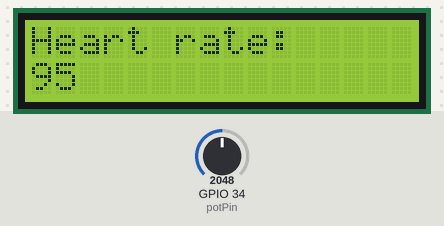
A sketch run on a simulated ESP32. Parts: 16×2 character LCD. The test bench sets the inputs (shaded band); at power-on: GPIO 34 (potPin) = 2048. What the sketch prints to the serial monitor is not drawn.

Above: at 1.2 s.
1.3 s: GPIO 34 (potPin) set to 2866
At 2.4 s:
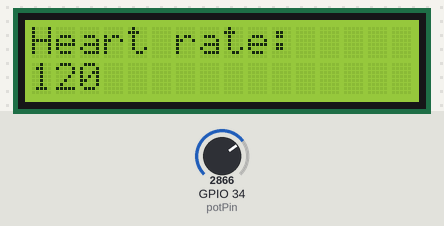
2.9 s: GPIO 34 (potPin) set to 3603
At 4.4 s:
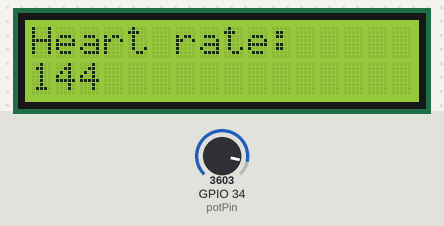
5.9 s: GPIO 34 (potPin) set to 4095
At 7.4 s:
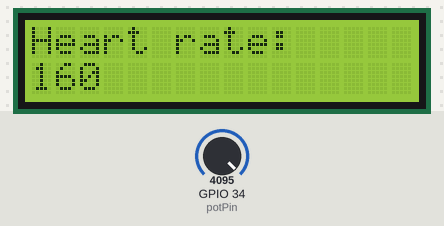
Timing chart, 0 to 8.9 s (numbered marks = the images above; inputs shaded):
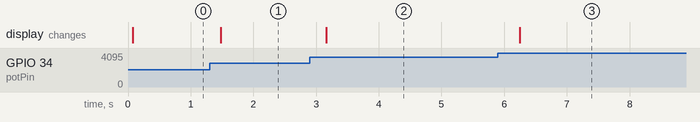

The sketch:

CanSends.ino
```cpp
#include <SPI.h>
#include <mcp_can.h>
#include <Wire.h>
#include <LiquidCrystal_I2C.h>
const int spiCSPin = 5;
MCP_CAN CAN(spiCSPin);
const int potPin = 34;
int otk = 0;
int potValue1;


QueueHandle_t queue1;


void setup() {
  Serial.begin(115200);

  while (CAN_OK != CAN.begin(CAN_500KBPS, MCP_8MHz)){
        Serial.println("CAN BUS init Failed");
        delay(1000);}
        Serial.println("CAN BUS Shield Init OK!");


  queue1 = xQueueCreate( 1, sizeof( int ) );

  if(queue1 == NULL){
    Serial.println("Error creating the queue");
  }
  xTaskCreate(
                    taskOne,
                    "TaskOne",
                    10000,
                    NULL,
                    1,
                    NULL);

  xTaskCreate(
                    taskTwo,
                    "TaskTwo",
                    10000,
                    NULL,
                    2,
                    NULL);

}

void loop() {
}

void taskOne( void * parameter )
{

 while(1){
  otk = analogRead(potPin);
  int brojotkucaja = 30 + otk / 31.5;
  LiquidCrystal_I2C lcd(0x27, 16, 2);
  lcd.begin();

  if(xQueueSend(queue1, &brojotkucaja, portMAX_DELAY))
  {
    Serial.printf("Upisao sam broj otkucaja: %d \n", brojotkucaja);
    lcd.clear();
    lcd.backlight();
    lcd.print("Heart rate:");
    lcd.setCursor(0, 1);
    lcd.print(brojotkucaja);

    }

  else
  {
    Serial.println("Greska u upisu u queue1");
    }

  delay(200);
 }

}

void taskTwo( void * parameter)
{
    int element;
    int i = 0;
    while(1){
      if(xQueueReceive(queue1, &element, portMAX_DELAY))
      {
        Serial.printf("Primio sam broj otkucaja: %d \n", element);
      }
      else{
        Serial.println("Greska u prijemu iz queue1");
      }

        unsigned char stmp[1] = {element};

        //Serial.println("In loop");
        if ((element <50 || element > 100)){
            CAN.sendMsgBuf(0x43, 0, 1, stmp);
            delay(200);
            Serial.printf("Poslao sam na CAN broj otkucaja: %d \n", stmp[1]);}
        else {
          i++;
        }
        if (i == 20){
          CAN.sendMsgBuf(0x43, 0, 1, stmp);
          delay(200);
          Serial.printf("Poslao sam na CAN broj otkucaja: %d \n", stmp[1]);
          i = 0;}
          }

     }
```

Measured:
- after the input at 1.3 s, the display: changes after 0.18 s (image 1)
- after the input at 2.9 s, the display: changes after 0.26 s (image 2)
- after the input at 5.9 s, the display: changes after 0.35 s (image 3)
